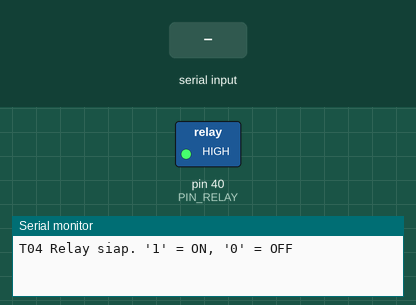
Bench run of a sketch on a simulated Arduino Mega 2560, built with avr-gcc and run on an emulated ATmega2560. Parts: switched loads named in the sketch (green lamp = pin HIGH), the last lines printed to the serial monitor. The test bench sets the inputs (shaded band).

Above: at 1.2 s.
1.3 s: "1" received over Serial
At 2.0 s:
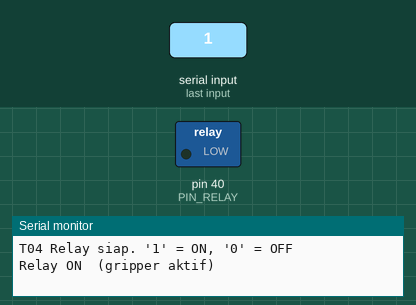
2.8 s: "0" received over Serial
At 3.1 s:
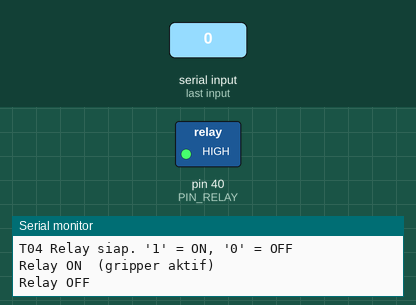
Timing chart, 0 to 5.8 s (numbered marks = the images above; inputs shaded):
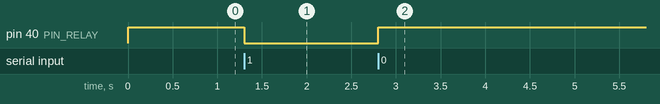

Measured:
- after the input at 1.3 s, pin 40 (PIN_RELAY): HIGH → LOW at once
- after the input at 2.8 s, pin 40 (PIN_RELAY): LOW → HIGH at once

The sketch:

T04_Relay_Gripper.ino
```cpp
/*
 * T04 - Relay aktif LOW (solenoid gripper pneumatik)
 * Relay: pin 40. LOW = relay ON (gripper aktif), HIGH = OFF.
 * Saat boot pin HARUS HIGH -> diset HIGH sebelum pinMode(OUTPUT).
 * Serial 115200, kirim: '1' = ON, '0' = OFF
 */
const uint8_t PIN_RELAY = 40;

void relayOn()  { digitalWrite(PIN_RELAY, LOW);  Serial.println(F("Relay ON  (gripper aktif)")); }
void relayOff() { digitalWrite(PIN_RELAY, HIGH); Serial.println(F("Relay OFF")); }

void setup() {
  digitalWrite(PIN_RELAY, HIGH);   // aktifkan pull-up dulu agar tidak glitch
  pinMode(PIN_RELAY, OUTPUT);
  digitalWrite(PIN_RELAY, HIGH);
  Serial.begin(115200);
  Serial.println(F("T04 Relay siap. '1' = ON, '0' = OFF"));
}

void loop() {
  if (Serial.available()) {
    char c = Serial.read();
    if (c == '1') relayOn();
    else if (c == '0') relayOff();
  }
}
```
